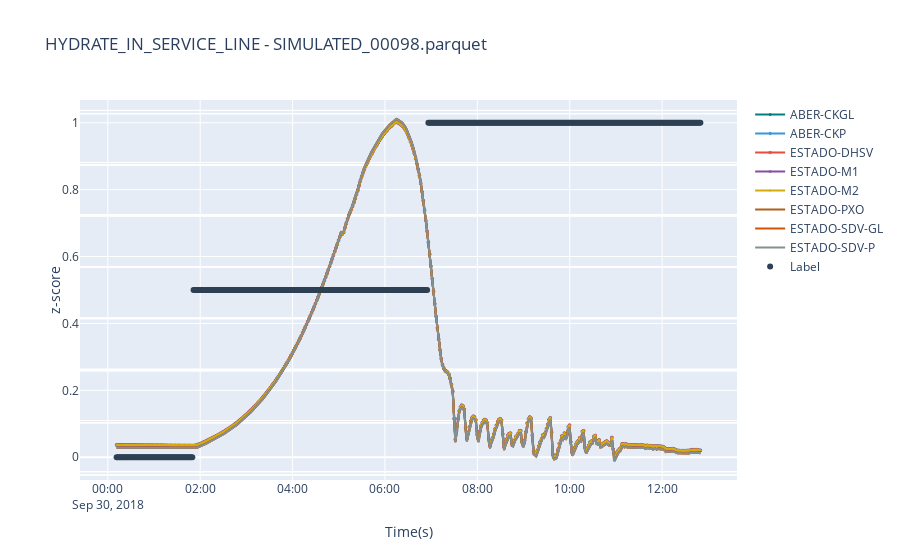

Notebook code cell kept with this figure:
### Code cell
import os
from pathlib import Path
from toolkit.misc import load_instance, plot_instance

# Caminho base onde estão os subdiretórios do dataset
base_path = '/Users/ariel/Documents/hackthon-petro/dataset/'

# Função para percorrer subdiretórios e coletar instâncias
def carregar_instancias_com_subdiretorios(base_path):
    instances = []
    
    # Percorrer todos os subdiretórios
    for root, dirs, files in os.walk(base_path):
        for file_name in files:
            if file_name.endswith('.parquet'):  # Ajuste a extensão conforme necessário
                file_path = Path(os.path.join(root, file_name))  # Converter para Path
                label = int(os.path.basename(root))  # Supondo que o rótulo seja o nome da pasta
                instances.append((label, file_path))  # Adicionar a tupla (rótulo, caminho)
    
    return instances

# Carregar as instâncias de todos os subdiretórios
instances = carregar_instancias_com_subdiretorios(base_path)

# Exibir o número de instâncias carregadas
print(f"Número de instâncias carregadas: {len(instances)}")

# Usar a função load_instance para processar cada instância (exemplo)
for label, instance_path in instances:
    instance_data = load_instance((label, instance_path))  # Passar como tupla (label, file_path)
    if instance_data is not None:
        print(f"Instância carregada com sucesso: {instance_path}")
        
        # Exibir a primeira instância
        plot_instance(class_number=label, instance_index=0, resample_factor=100)  # Ajuste conforme necessário
        break  # Visualizar apenas a primeira instância

### Figure 1 — Plotly figure (JSON) as saved in the notebook; plotly's stock layout.template omitted (floating-point values rounded to 4 significant figures; data arrays with more than 128 entries replaced by an {"elided": "..."} marker saying what was removed)
{"data": [{"line": {"color": "#008080"}, "marker": {"size": 3, "symbol": "circle"}, "mode": "lines+markers", "name": "ABER-CKGL", "type": "scatter", "x": {"elided": "456 str values"}, "y": {"elided": "456 float values"}, "yaxis": "y"}, {"line": {"color": "#3498DB"}, "marker": {"size": 3, "symbol": "diamond"}, "mode": "lines+markers", "name": "ABER-CKP", "type": "scatter", "x": {"elided": "456 str values"}, "y": {"elided": "456 float values"}, "yaxis": "y2"}, {"line": {"color": "#E74C3C"}, "marker": {"size": 3, "symbol": "x"}, "mode": "lines+markers", "name": "ESTADO-DHSV", "type": "scatter", "x": {"elided": "456 str values"}, "y": {"elided": "456 float values"}, "yaxis": "y3"}, {"line": {"color": "#884EA0"}, "marker": {"size": 3, "symbol": "star"}, "mode": "lines+markers", "name": "ESTADO-M1", "type": "scatter", "x": {"elided": "456 str values"}, "y": {"elided": "456 float values"}, "yaxis": "y4"}, {"line": {"color": "#D4AC0D"}, "marker": {"size": 3, "symbol": "triangle-up"}, "mode": "lines+markers", "name": "ESTADO-M2", "type": "scatter", "x": {"elided": "456 str values"}, "y": {"elided": "456 float values"}, "yaxis": "y5"}, {"line": {"color": "#AF601A"}, "mode": "lines", "name": "ESTADO-PXO", "type": "scatter", "x": {"elided": "456 str values"}, "y": {"elided": "456 float values"}, "yaxis": "y6"}, {"line": {"color": "#D35400"}, "mode": "lines", "name": "ESTADO-SDV-GL", "type": "scatter", "x": {"elided": "456 str values"}, "y": {"elided": "456 float values"}, "yaxis": "y7"}, {"line": {"color": "#839192"}, "mode": "lines", "name": "ESTADO-SDV-P", "type": "scatter", "x": {"elided": "456 str values"}, "y": {"elided": "456 float values"}, "yaxis": "y8"}, {"line": {"color": "#2E4053"}, "mode": "markers", "name": "Label", "type": "scatter", "x": {"elided": "456 str values"}, "y": {"elided": "456 float values"}, "yaxis": "y9"}], "layout": {"font": {"size": 12}, "title": {"text": "HYDRATE_IN_SERVICE_LINE - SIMULATED_00098.parquet"}, "xaxis": {"title": {"text": "Time(s)"}}, "yaxis": {"position": 0, "showticklabels": false, "tickfont": {"color": "#008080"}, "tickformat": ".2f", "title": {"text": "z-score"}}, "yaxis2": {"overlaying": "y", "position": 0.05, "showticklabels": false, "side": "left", "tickfont": {"color": "#3498DB"}, "tickformat": ".2f"}, "yaxis3": {"overlaying": "y", "position": 0.1, "showticklabels": false, "side": "left", "tickfont": {"color": "#E74C3C"}, "tickformat": ".2f"}, "yaxis4": {"overlaying": "y", "position": 0.15, "showticklabels": false, "side": "left", "tickfont": {"color": "#884EA0"}, "tickformat": ".2f"}, "yaxis5": {"overlaying": "y", "position": 0.2, "showticklabels": false, "side": "left", "tickfont": {"color": "#D4AC0D"}, "tickformat": ".2f"}, "yaxis6": {"overlaying": "y", "position": 0.25, "showticklabels": false, "side": "left", "tickfont": {"color": "#AF601A"}, "tickformat": ".2f"}, "yaxis7": {"overlaying": "y", "position": 0.3, "showticklabels": false, "side": "left", "tickfont": {"color": "#D35400"}, "tickformat": ".2f"}, "yaxis8": {"overlaying": "y", "position": 0.35, "showticklabels": false, "side": "left", "tickfont": {"color": "#839192"}, "tickformat": ".2f"}, "yaxis9": {"anchor": "x", "overlaying": "y", "side": "left", "tickfont": {"color": "#2E4053"}}}}
